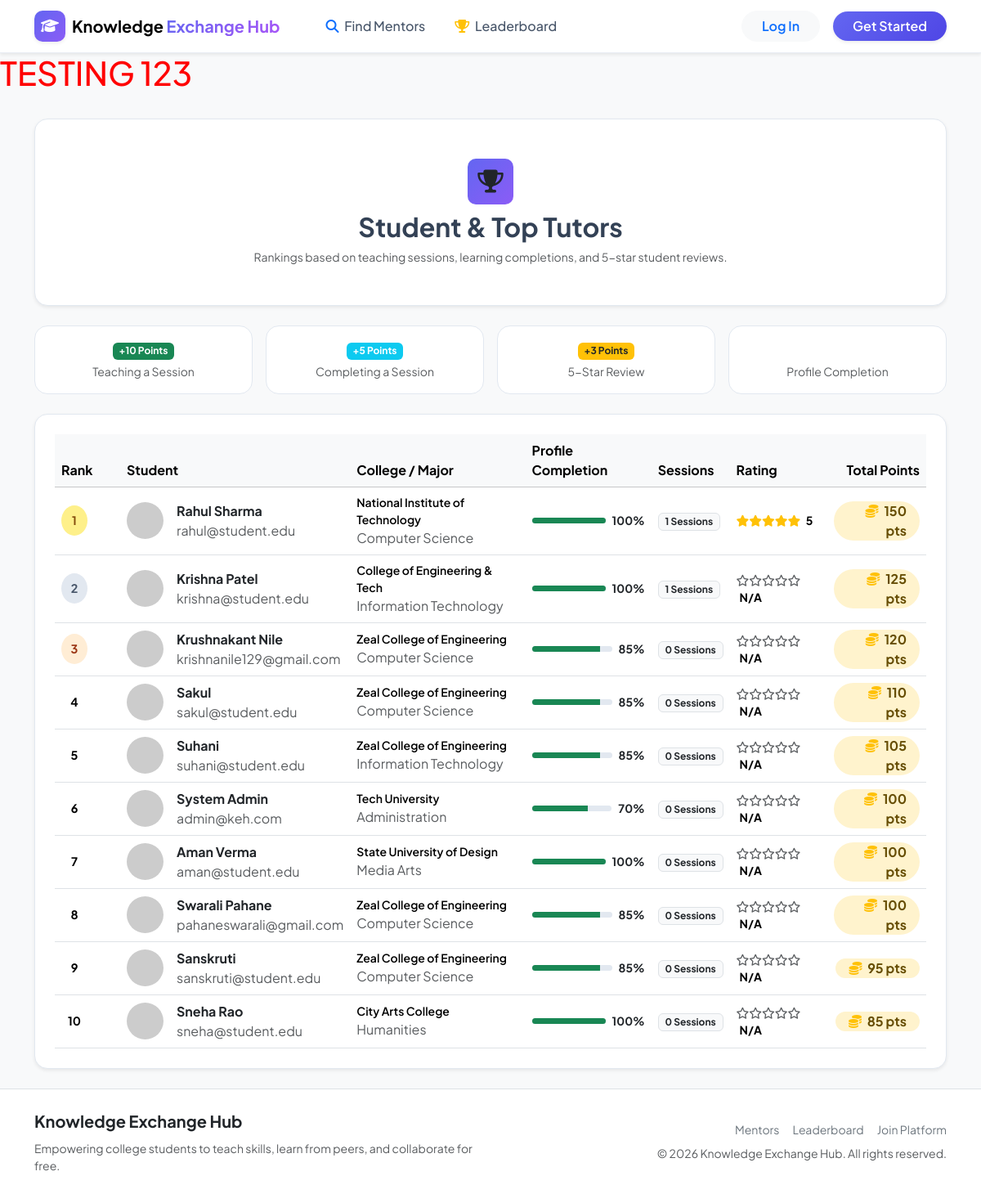
The page /leaderboard.php on the database as committed earlier.
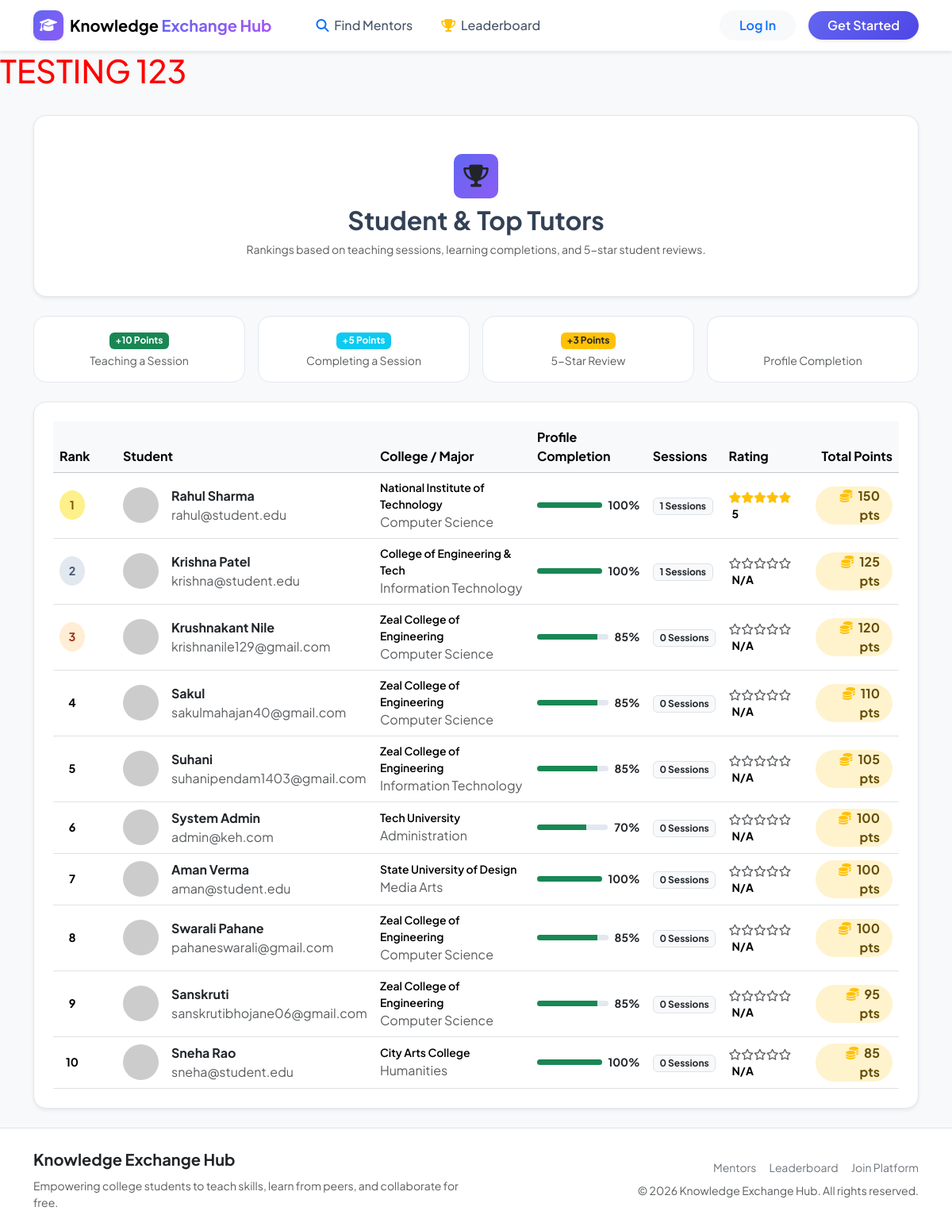
The same page on the database as committed later.
### tables this page shows
CREATE TABLE IF NOT EXISTS `users` (
  `id` INT AUTO_INCREMENT PRIMARY KEY,
  `name` VARCHAR(100) NOT NULL,
  `email` VARCHAR(150) NOT NULL UNIQUE,
  `password` VARCHAR(255) NOT NULL,
  `profile_photo` VARCHAR(255) DEFAULT 'default_avatar.png',
  `college` VARCHAR(150) DEFAULT NULL,
  `department` VARCHAR(100) DEFAULT NULL,
  `bio` TEXT DEFAULT NULL,
  `github_url` VARCHAR(255) DEFAULT NULL,
  `linkedin_url` VARCHAR(255) DEFAULT NULL,
  `points` INT DEFAULT 0,
  `is_admin` TINYINT(1) DEFAULT 0,
  `is_blocked` TINYINT(1) DEFAULT 0,
  `created_at` DATETIME DEFAULT CURRENT_TIMESTAMP
);

### leaderboard.php (the view, shortened to what the rows shown need)
<?php
require_once __DIR__ . '/includes/db.php';
require_once __DIR__ . '/includes/functions.php';
require_once __DIR__ . '/includes/header.php';
$stmt = $pdo->query("
    SELECT u.*,
           (SELECT COUNT(id) FROM sessions WHERE (learner_id = u.id OR mentor_id = u.id) AND status = 'completed') as completed_sessions,
           (SELECT AVG(rating) FROM reviews WHERE reviewed_user_id = u.id) as avg_rating
    FROM users u
    WHERE u.is_blocked = 0
    ORDER BY u.points DESC, completed_sessions DESC
");
$rankings = $stmt->fetchAll();
?>
<h1 style="color:red;">TESTING 123</h1>
<div class="container py-4">
    <div class="keh-card p-4 p-md-5 mb-4 shadow-sm text-center">
        <h2 class="fw-bold mb-2">Student &amp; Top Tutors</h2>
    </div>
    <div class="keh-card p-4 shadow-sm">
        <div class="table-responsive">
            <table class="table table-hover align-middle mb-0">
                <thead class="table-light">
                    <tr>
                        <th style="width: 80px;">Rank</th>
                        <th>Student</th>
                        <th>College / Major</th>
                        <th>Profile Completion</th>
                        <th>Sessions</th>
                        <th>Rating</th>
                        <th class="text-end">Total Points</th>
                    </tr>
                </thead>
                <tbody>
                    <?php $rank = 1; ?>
                    <?php foreach ($rankings as $user): ?>
                        <?php
                            $rating = $user['avg_rating'] ? round((float)$user['avg_rating'], 1) : 0.0;
                            $comp_pct = get_profile_completion_percentage($pdo, $user);
                            $progress_color = 'bg-success';
                            $rank_class = '';
                            if ($rank === 1) $rank_class = 'rank-1';
                            elseif ($rank === 2) $rank_class = 'rank-2';
                            elseif ($rank === 3) $rank_class = 'rank-3';
                        ?>
                        <tr>
                            <td>
                                <span class="rank-badge <?= $rank_class ?>"><?= $rank ?></span>
                            </td>
                            <td>
                                <div class="d-flex align-items-center gap-3">
                                    <img src="/KEH/uploads/profile_photos/<?= e($user['profile_photo']) ?>"
                                         onerror="this.src='https://ui-avatars.com/api/?name=<?= urlencode($user['name']) ?>&background=6366f1&color=fff';"
                                         alt="<?= e($user['name']) ?>" class="rounded-circle object-fit-cover shadow-xs" width="45" height="45">
                                    <div>
                                        <a href="profile.php?id=<?= $user['id'] ?>" class="fw-bold text-dark text-decoration-none d-block">
                                            <?= e($user['name']) ?>
                                        </a>
                                        <span class="text-muted text-xs"><?= e($user['email']) ?></span>
                                    </div>
                                </div>
                            </td>
                            <td>
                                <span class="fw-semibold small d-block"><?= e(!empty($user['college']) ? $user['college'] : 'College Student') ?></span>
                                <span class="text-muted text-xs"><?= e(!empty($user['department']) ? $user['department'] : 'General') ?></span>
                            </td>
                            <td>
                                <div class="d-flex align-items-center gap-2" style="max-width: 140px;" title="<?= $comp_pct ?>% Profile Completed">
                                    <div class="progress flex-grow-1" style="height: 7px; background-color: #e2e8f0;">
                                        <div class="progress-bar <?= $progress_color ?>" role="progressbar" style="width: <?= $comp_pct ?>%" aria-valuenow="<?= $comp_pct ?>" aria-valuemin="0" aria-valuemax="100"></div>
                                    </div>
                                    <span class="small fw-bold text-dark text-xs"><?= $comp_pct ?>%</span>
                                </div>
                            </td>
                            <td>
                                <span class="badge bg-light text-dark border"><?= (int)$user['completed_sessions'] ?> Sessions</span>
                            </td>
                            <td>
                                <div class="small">
                                    <?= render_stars($rating) ?>
                                    <span class="fw-bold ms-1"><?= $rating > 0 ? $rating : 'N/A' ?></span>
                                </div>
                            </td>
                            <td class="text-end">
                                <span class="points-pill bg-warning-subtle text-warning-emphasis fw-bold px-3 py-1.5 rounded-pill d-inline-block">
                                    <i class="fas fa-coins text-warning me-1"></i> <?= (int)$user['points'] ?> pts
                                </span>
                            </td>
                        </tr>
                        <?php $rank++; ?>
                    <?php endforeach; ?>
                </tbody>
            </table>
        </div>
    </div>
</div>
<?php require_once __DIR__ . '/includes/footer.php'; ?>

### includes/functions.php (shortened to what the rows shown need)
<?php
function e($string) {
    return htmlspecialchars($string ?? '', ENT_QUOTES, 'UTF-8');
}
function render_stars($rating) {
    $html = '<div class="star-rating text-warning d-inline-block">';
    $rounded = round($rating * 2) / 2;
    for ($i = 1; $i <= 5; $i++) {
        if ($i <= $rounded) {
            $html .= '<i class="fas fa-star"></i>';
        } elseif ($i - 0.5 == $rounded) {
            $html .= '<i class="fas fa-star-half-alt"></i>';
        } else {
            $html .= '<i class="far fa-star text-muted"></i>';
        }
    }
    $html .= '</div>';
    return $html;
}
function get_profile_completion_percentage($pdo, $user) {
    $score = 0;
    if (!empty($user['name'])) $score += 20;
    if (!empty($user['college']) && strtolower($user['college']) !== 'student') $score += 10;
    if (!empty($user['department']) && strtolower($user['department']) !== 'general') $score += 10;
    if (!empty($user['profile_photo']) && $user['profile_photo'] !== 'default_avatar.png') $score += 15;
    if (!empty($user['bio']) && strlen(trim($user['bio'])) > 5) $score += 15;
    if (!empty($user['github_url']) || !empty($user['linkedin_url'])) $score += 15;
    if (isset($user['id']) && $pdo) {
        try {
            $stmt = $pdo->prepare("SELECT COUNT(*) FROM user_skills WHERE user_id = ?");
            $stmt->execute([$user['id']]);
            if ($stmt->fetchColumn() > 0) $score += 15;
        } catch (Exception $e) {
        }
    }
    return min(100, max(25, $score));
}
?>

Rows that differ between the two databases and show on the page:
changed users "Sakul": email "sakul@student.edu" → "sakulmahajan40@gmail.com"
changed users "Suhani": email "suhani@student.edu" → "suhanipendam1403@gmail.com"
changed users "Sanskruti": email "sanskruti@student.edu" → "sanskrutibhojane06@gmail.com"
